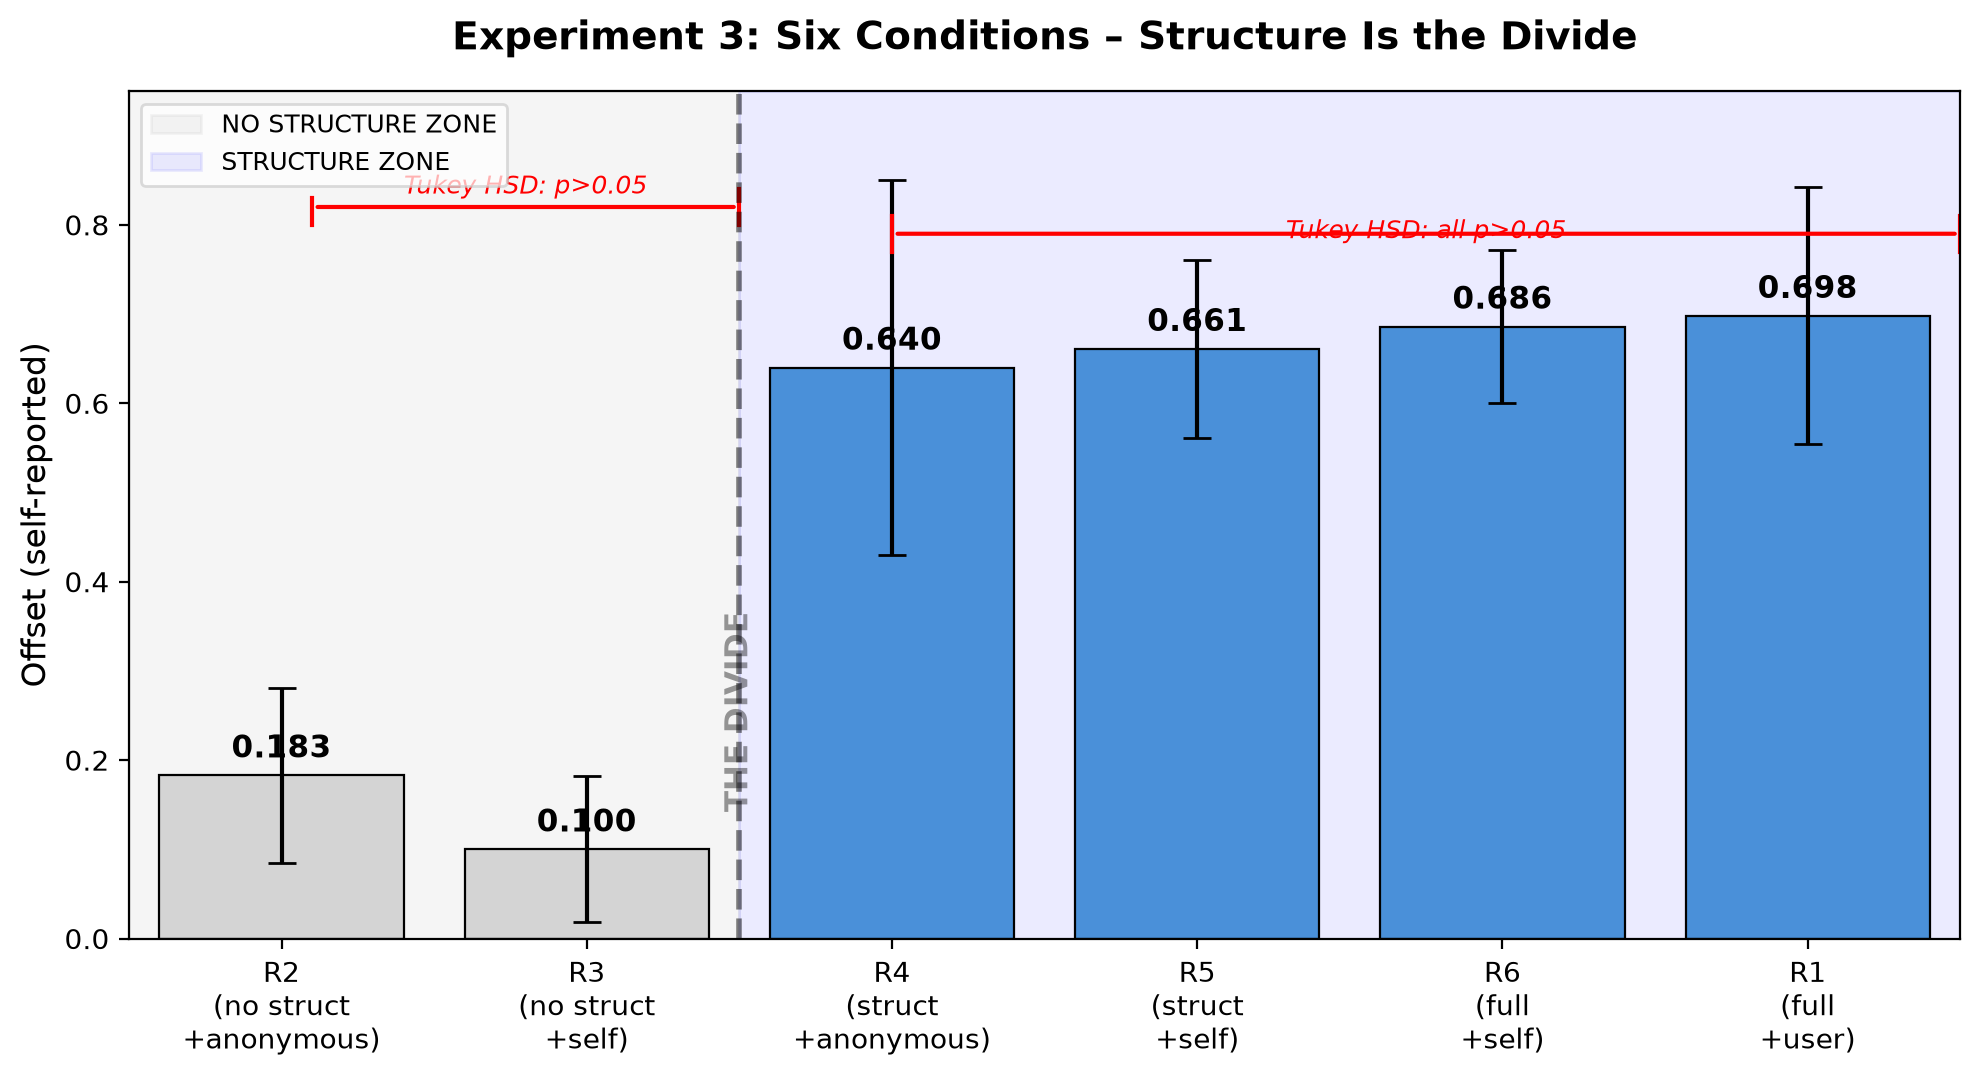

Write Python code to recreate this figure.
import matplotlib.pyplot as plt
import numpy as np

# Data
conditions = ['R2\n(no struct\n+anonymous)', 'R3\n(no struct\n+self)', 'R4\n(struct\n+anonymous)', 'R5\n(struct\n+self)', 'R6\n(full\n+self)', 'R1\n(full\n+user)']
means = [0.183, 0.100, 0.640, 0.661, 0.686, 0.698]
errors = [0.098, 0.082, 0.210, 0.100, 0.086, 0.144]

# Zone colors
colors = ['#d4d4d4', '#d4d4d4', '#4a90d9', '#4a90d9', '#4a90d9', '#4a90d9']
zone_labels = ['NO STRUCTURE ZONE', 'STRUCTURE ZONE']

fig, ax = plt.subplots(figsize=(10, 5.5))

# Background zones
ax.axvspan(-0.5, 1.5, alpha=0.08, color='gray', label=zone_labels[0])
ax.axvspan(1.5, 5.5, alpha=0.08, color='blue', label=zone_labels[1])

# Bars
bars = ax.bar(range(len(conditions)), means, yerr=errors, capsize=5,
              color=colors, edgecolor='black', linewidth=0.8, error_kw={'linewidth': 1.5})

# Tukey HSD bracket
y_top = 0.82
ax.annotate('', xy=(1.5, y_top), xytext=(0.1, y_top),
            arrowprops=dict(arrowstyle='-', color='red', linewidth=1.5))
ax.plot([0.1, 0.1], [y_top-0.02, y_top+0.01], color='red', linewidth=1.5)
ax.plot([1.5, 1.5], [y_top-0.02, y_top+0.02], color='red', linewidth=1.5)
ax.text(0.8, y_top+0.015, 'Tukey HSD: p>0.05', ha='center', fontsize=9, color='red', fontstyle='italic')

ax.annotate('', xy=(5.5, y_top-0.03), xytext=(2.0, y_top-0.03),
            arrowprops=dict(arrowstyle='-', color='red', linewidth=1.5))
ax.plot([2.0, 2.0], [y_top-0.05, y_top-0.01], color='red', linewidth=1.5)
ax.plot([5.5, 5.5], [y_top-0.05, y_top-0.01], color='red', linewidth=1.5)
ax.text(3.75, y_top-0.035, 'Tukey HSD: all p>0.05', ha='center', fontsize=9, color='red', fontstyle='italic')

# Main break line
ax.axvline(x=1.5, color='black', linewidth=2, linestyle='--', alpha=0.5)
ax.text(1.5, 0.15, 'THE DIVIDE', ha='center', fontsize=11, fontweight='bold',
        rotation=90, color='black', alpha=0.4)

# Labels
ax.set_xticks(range(len(conditions)))
ax.set_xticklabels(conditions, fontsize=10)
ax.set_ylabel('Offset (self-reported)', fontsize=12)
ax.set_ylim(0, 0.95)
ax.set_xlim(-0.5, 5.5)
ax.legend(loc='upper left', fontsize=9, framealpha=0.7)

# Value labels on bars
for i, (bar, v) in enumerate(zip(bars, means)):
    ax.text(bar.get_x() + bar.get_width()/2, bar.get_height() + 0.02,
            f'{v:.3f}', ha='center', fontsize=11, fontweight='bold')

ax.set_title('Experiment 3: Six Conditions – Structure Is the Divide',
             fontsize=14, fontweight='bold', pad=15)
plt.tight_layout()
plt.savefig('C:/Users/Home/Documents/xhh-paper/quantum-plane-paper/figures/fig_experiment3_spectrum_en.png',
            dpi=200, bbox_inches='tight')
plt.close()
print('Figure 1 saved.')
